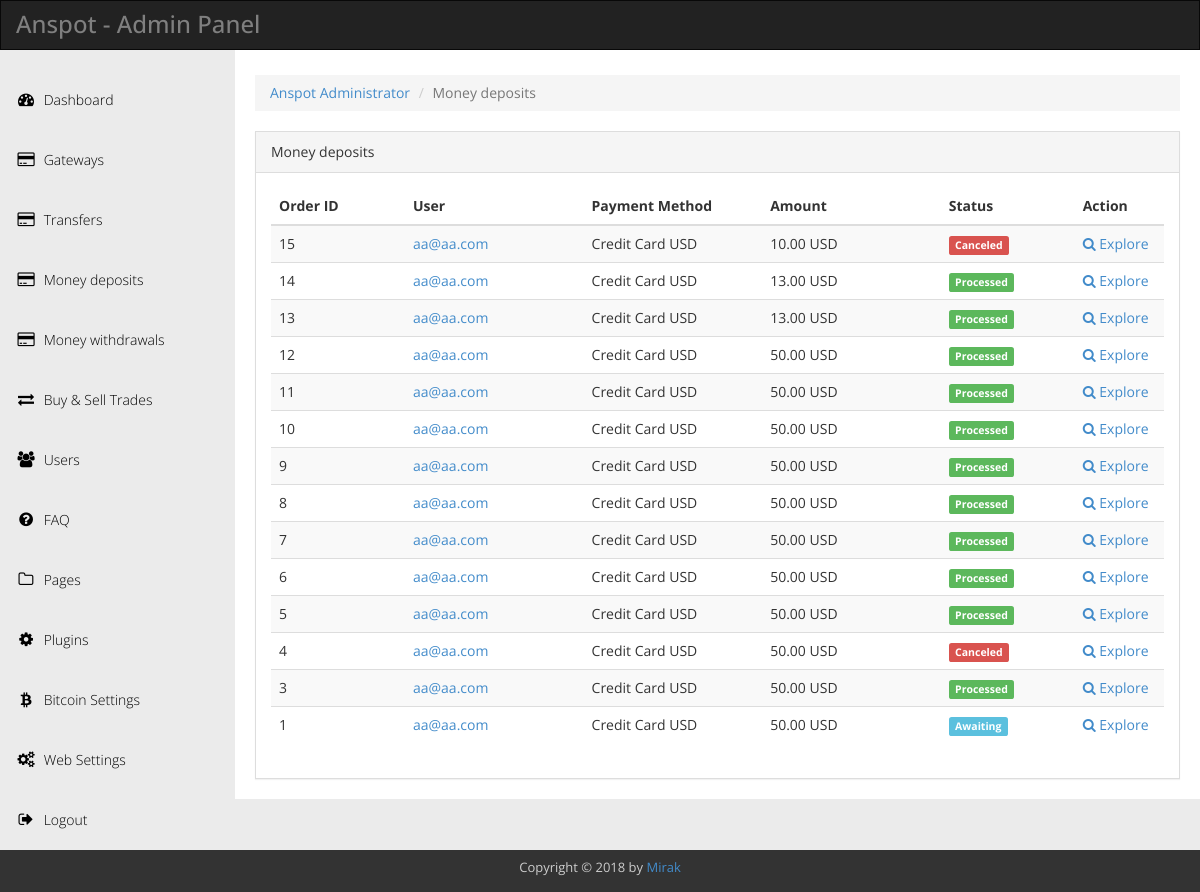
The page /admin/?a=money (signed in) on the database its author committed.
### tables this page shows
CREATE TABLE `btc_settings` (
  `id` int(11) NOT NULL AUTO_INCREMENT,
  `title` varchar(255) DEFAULT NULL,
  `description` varchar(255) DEFAULT NULL,
  `keywords` varchar(255) DEFAULT NULL,
  `name` varchar(255) DEFAULT NULL,
  `infoemail` varchar(255) DEFAULT NULL,
  `supportemail` varchar(255) DEFAULT NULL,
  `url` varchar(255) DEFAULT NULL,
  `withdrawal_comission` varchar(255) DEFAULT NULL,
  `max_addresses_per_account` int(11) DEFAULT NULL,
  `profits` varchar(255) DEFAULT NULL,
  `document_verification` int(11) DEFAULT NULL,
  `email_verification` int(11) DEFAULT NULL,
  `phone_verification` int(11) DEFAULT NULL,
  `recaptcha_verification` int(11) DEFAULT NULL,
  `recaptcha_publickey` varchar(255) DEFAULT NULL,
  `recaptcha_privatekey` varchar(255) DEFAULT NULL,
  `nexmo_api_key` varchar(255) DEFAULT NULL,
  `nexmo_api_secret` varchar(255) DEFAULT NULL,
  `autoupdate_bitcoin_price` int(11) DEFAULT NULL,
  `bitcoin_sell_fee` int(11) DEFAULT NULL,
  `bitcoin_buy_fee` int(11) DEFAULT NULL,
  `bitcoin_fixed_price` varchar(255) DEFAULT NULL,
  `plugin_buy_bitcoins` int(11) DEFAULT NULL,
  `plugin_sell_bitcoins` int(11) DEFAULT NULL,
  `plugin_transfer_bitcoins` int(11) DEFAULT NULL,
  `plugin_request_bitcoins` int(11) DEFAULT NULL,
  `process_time_to_buy` int(11) DEFAULT NULL,
  `process_time_to_sell` int(11) DEFAULT NULL,
  `default_language` varchar(255) DEFAULT NULL,
  `default_currency` varchar(255) DEFAULT NULL,
  `fb_link` text,
  `tw_link` text,
  PRIMARY KEY (`id`)
);

CREATE TABLE `btc_users_money` (
  `id` int(11) NOT NULL AUTO_INCREMENT,
  `uid` int(11) DEFAULT NULL,
  `transaction_type` enum('deposit','sell_btc','buy_btc','withdraw') DEFAULT NULL,
  `status` tinyint(2) NOT NULL DEFAULT '1',
  `amount` decimal(12,2) DEFAULT NULL,
  `gateway_id` int(11) DEFAULT NULL,
  `time` int(11) DEFAULT NULL,
  `u_field_1` varchar(255) DEFAULT NULL,
  `u_field_2` varchar(255) DEFAULT NULL,
  `u_field_3` varchar(255) DEFAULT NULL,
  `u_field_4` varchar(255) DEFAULT NULL,
  `u_field_5` varchar(255) DEFAULT NULL,
  `u_field_6` varchar(255) DEFAULT NULL,
  `u_field_7` varchar(255) DEFAULT NULL,
  `u_field_8` varchar(255) DEFAULT NULL,
  `u_field_9` varchar(255) DEFAULT NULL,
  `u_field_10` varchar(255) DEFAULT NULL,
  `attachment` text,
  PRIMARY KEY (`id`)
);

CREATE TABLE `btc_users` (
  `id` int(11) NOT NULL AUTO_INCREMENT,
  `username` varchar(255) DEFAULT NULL,
  `password` varchar(255) DEFAULT NULL,
  `secret_pin` varchar(255) DEFAULT NULL,
  `email` varchar(255) DEFAULT NULL,
  `email_verified` int(11) DEFAULT NULL,
  `email_hash` text,
  `status` varchar(255) DEFAULT NULL,
  `btc_balance` decimal(14,8) unsigned NOT NULL,
  `ip` varchar(255) DEFAULT NULL,
  `time_signup` int(11) DEFAULT NULL,
  `time_signin` int(11) DEFAULT NULL,
  `time_activity` int(11) DEFAULT NULL,
  `document_verified` int(11) DEFAULT NULL,
  `document_1` text,
  `document_2` text,
  `mobile_verified` int(11) DEFAULT NULL,
  `mobile_number` text,
  PRIMARY KEY (`id`)
);

CREATE TABLE `btc_gateways` (
  `id` int(11) NOT NULL AUTO_INCREMENT,
  `name` varchar(255) DEFAULT NULL,
  `currency` varchar(255) DEFAULT NULL,
  `allow_send` int(11) DEFAULT NULL,
  `allow_receive` int(11) DEFAULT NULL,
  `a_field_1` varchar(255) DEFAULT NULL,
  `a_field_2` varchar(255) DEFAULT NULL,
  `a_field_3` varchar(255) DEFAULT NULL,
  `a_field_4` varchar(255) DEFAULT NULL,
  `a_field_5` varchar(255) DEFAULT NULL,
  `a_field_6` varchar(255) DEFAULT NULL,
  `a_field_7` varchar(255) DEFAULT NULL,
  `a_field_8` varchar(255) DEFAULT NULL,
  `a_field_9` varchar(255) DEFAULT NULL,
  `a_field_10` varchar(255) DEFAULT NULL,
  `status` int(11) DEFAULT NULL,
  PRIMARY KEY (`id`)
);

### includes/functions.php (called while the page is built, shortened)
<?php
function protect($string) {
	$protection = htmlspecialchars(trim($string), ENT_QUOTES);
	return $protection;
}
function idinfo($uid,$value) {
	global $db;
	$query = $db->query("SELECT * FROM btc_users WHERE id='$uid'");
	$row = $query->fetch_assoc();
	return $row[$value];
}
function gatewayinfo($id,$value) {
	global $db;
	$query = $db->query("SELECT * FROM btc_gateways WHERE id='$id'");
	$row = $query->fetch_assoc();
	return $row[$value];
}
?>

### admin/sources/admin/money.php (the view, shortened to what this page needs)
<?php
$id = protect($_GET['id']);
$b = protect($_GET['b']);
if($b == "explore") {
    $query = $db->query("SELECT * FROM btc_users_money WHERE id='$id'");
    if($query->num_rows==0) { header("Location; ./?a=money"); }
    $row = $query->fetch_assoc();
    $gateway = gatewayinfo($row['gateway_id'],"name");
    $currency = gatewayinfo($row['gateway_id'],"currency");
    $payment_method = $gateway.' '.$currency;
    ?>
    <ol class="breadcrumb">
        <li><a href="./"><?php echo $settings['name']; ?> Administrator</a></li>
        <li><a href="./?a=money">Money deposits</a></li>
        <li class="active">Explore</li>
    </ol>
    <div class="panel panel-default">
        <div class="panel-heading">
            Explore
        </div>
        <div class="panel-body">
        <?php
            if(isset($_POST['btn_do_trancastion_confirm'])) {
                $to_address = idinfo($row['uid'],"email");
                echo success("You successfully deposit <b>$row[amount] USD</b> to account <b>$to_address</b>.");
                $update = $db->query("UPDATE btc_users_money SET status='1' WHERE id='$row[id]'");
                $query = $db->query("SELECT * FROM btc_users_money WHERE id='$id'");
                $row = $query->fetch_assoc();
            }
            if(isset($_POST['btn_do_trancastion'])) {
        ?>
                <form action="" method="POST">
                <div class="alert alert-info">
                    <h3><small>Are you sure you want confirm that <b><?php echo $row['amount']; ?> USD</b> will be deposited to user <?php echo idinfo($row['uid'],"email"); ?></b>?</small></h3>
                    <button type="submit" class="btn btn-success" name="btn_do_trancastion_confirm"><i class="fa fa-check"></i> Yes</button>
                    <a href="" class="btn btn-danger"><i class="fa fa-times"></i> No</a>
                </div>
                </form>
        <?php
            }
            if(isset($_POST['btn_cancel_transaction'])) {
                $status = protect($_POST['status']);
                $update = $db->query("UPDATE btc_users_money SET status='2' WHERE id='$row[id]'");
                $query = $db->query("SELECT * FROM btc_users_money WHERE id='$id'");
                $row = $query->fetch_assoc();
                echo success("deposit transaction request was canceled.");
            }
            ?>
            <div class="row">
                <?php if($row['status'] == "0") { ?>
                <div class="col-md-12">
                    <div class="pull-right">
                        <form action="" method="POST">
                            <button type="submit" class="btn btn-success" name="btn_do_trancastion"><i class="fa fa-check"></i> Confirm deposit</button>
                            <button type="submit" class="btn btn-danger" name="btn_cancel_transaction"><i class="fa fa-times"></i> Cancel transaction</button>
                        </form>
                    </div>
                </div>
                <?php } ?>
                <div class="col-md-6">
                    <table class="table table-striped">
                        <thead>
                            <tr>
                                <td><h3><small>Trade info</small></h3></td>
                            </tr>
                        </thead>
                        <tbody>
                            <tr>
                                <td><b>Order ID:</b> <span class="pull-right"><?php echo $row['id']; ?></span></td>
                            </tr>
                            <tr>
                                <td><b>Trade type:</b> <span class="pull-right">User deposits money</span></td>
                            </tr>
                            <tr>
                                <td><b>Payment method</b> <span class="pull-right"><?php echo $payment_method; ?></span></td>
                            </tr>
                            <tr>
                                <td><b>Amount in <?php echo $payment_method; ?></b> <span class="pull-right"><?php echo $row['amount']; ?> <?php echo $currency; ?></span></td>
                            </tr>
                            <tr>
                                <td><b>Status</b> <span class="pull-right">
                                <?php
                                if($row['status'] == "0") {
                                    $status = '<span class="label label-info">Awaiting</span>';
                                } elseif($row['status'] == "1") {
                                    $status = '<span class="label label-success">Processed</span>';
                                } elseif($row['status'] == "2") {
                                    $status = '<span class="label label-danger">Canceled</span>';
                                } else { $status = '<span class="label label-defualt">Unknown</span>'; }
                                echo $status;
                                ?>
                                </span></td>
                        </tbody>
                    </table>
                </div>
                <div class="col-md-6">
                    <table class="table table-striped">
                        <thead>
                            <tr>
                                <td><h3><small>User info</small></h3></td>
                            </tr>
                        </thead>
                        <tbody>
                            <tr>
                                <td><b>User</b> <span class="pull-right"><a href="./?a=users&b=edit&id=<?php echo $row['uid']; ?>"><?php echo idinfo($row['uid'],"email"); ?></a></span></td>
                            </tr>
                            <tr>
                                <td><b>User wallet address:</b> <span class="pull-right"><?php echo addrinfo($row['from_address'],"address"); ?></span></td>
                            </tr>
                            <tr>
                                <td><b>Document for payment:</b><br/>
                                <a href="<?php echo $settings['url'].$row['attachment']; ?>" target="_blank">
                                <img src="<?php echo $settings['url'].$row['attachment']; ?>" class="img-responsive">
                                <small>Click to preview full size.</small>
                                </a></td>
                            </tr>
                        </tbody>
                    </table>
                </div>
            </div>
        </div>
    </div>
    <?php
} else {
?>
<ol class="breadcrumb">
    <li><a href="./"><?php echo $settings['name']; ?> Administrator</a></li>
    <li class="active">Money deposits</li>
</ol>
<div class="panel panel-default">
    <div class="panel-heading">
        Money deposits
    </div>
    <div class="panel-body">
        <table class="table table-striped">
            <thead>
                <tr>
                    <th>Order ID</th>
                    <th width="20%">User</th>
                    <th width="20%">Payment Method</th>
                    <th width="20%">Amount</th>
                    <th width="15%">Status</th>
                    <th width="10%">Action</th>
                </tr>
            </thead>
            <tbody>
<?php
    $page = (int) (!isset($_GET["page"]) ? 1 : $_GET["page"]);
    $limit = 20;
    $startpoint = ($page * $limit) - $limit;
    $statement = "btc_users_money";
    $query = $db->query("SELECT * FROM {$statement} WHERE transaction_type = 'deposit' ORDER BY id DESC LIMIT {$startpoint} , {$limit}");
    if($query->num_rows>0) {
        while($row = $query->fetch_assoc()) {
            if($row['status'] == "0") {
                $status = '<span class="label label-info">Awaiting</span>';
            } elseif($row['status'] == "1") {
                $status = '<span class="label label-success">Processed</span>';
            } elseif($row['status'] == "2") {
                $status = '<span class="label label-danger">Canceled</span>';
            } else { $status = '<span class="label label-defualt">Unknown</span>'; }
            $payment_method = gatewayinfo($row['gateway_id'],"name");
            $currency = gatewayinfo($row['gateway_id'],"currency");
            $payment_method = $payment_method.' '.$currency;
            ?>
            <tr>
                <td><?php echo $row['id']; ?></td>
                <td><a href="./?a=users&b=edit&id=<?php echo $row['uid']; ?>"><?php echo idinfo($row['uid'],"email"); ?></a></td>
                <td><?php echo $payment_method; ?></td>
                <td><?php echo $row[amount].' '.$currency; ?></td>
                <td><?php echo $status; ?></td>
                <td>
                    <a href="./?a=money&b=explore&id=<?php echo $row['id']; ?>" title="Explore"><i class="fa fa-search"></i> Explore</a>
                </td>
            </tr>
            <?php
        }
    } else {
        echo '<tr><td colspan="6">Still no have trade requests yet.</td></tr>';
    }
?>
            </tbody>
        </table>
    </div>
</div>
<?php
}
?>

### admin/sources/admin/header.php (shortened to what this page needs)
<!DOCTYPE html>
<head>
  <link rel="stylesheet" href="assets/css/templatemo_main.css">
</head>
<body>
  <div class="navbar navbar-inverse" role="navigation">
      <div class="navbar-header">
        <div class="logo"><h1><?php echo $settings['name']; ?> - Admin Panel</h1></div>
      </div>
    </div>
    <div class="template-page-wrapper">
      <div class="navbar-collapse collapse templatemo-sidebar">
        <ul class="templatemo-sidebar-menu">
          <li><a href="./"><i class="fa fa-dashboard"></i> Dashboard</a></li>
		  <li><a href="./?a=gateways"><i class="fa fa-credit-card"></i> Gateways</a></li>
		  <li><a href="./?a=transfers"><i class="fa fa-credit-card"></i> Transfers</a></li>
      <li><a href="./?a=money"><i class="fa fa-credit-card"></i> Money deposits</a></li>
      <li><a href="./?a=money_withdrawals"><i class="fa fa-credit-card"></i> Money withdrawals</a></li>
		  <li><a href="./?a=trades"><i class="fa fa-exchange"></i> Buy & Sell Trades</a></li>
		  <li><a href="./?a=users"><i class="fa fa-users"></i> Users</a></li>
		  <li><a href="./?a=faq"><i class="fa fa-question-circle"></i> FAQ</a></li>
		  <li><a href="./?a=pages"><i class="fa fa-folder-o"></i> Pages</a></li>
		  <li><a href="./?a=plugins"><i class="fa fa-cog"></i> Plugins</a></li>
		  <li><a href="./?a=bitcoin_settings"><i class="fa fa-bitcoin"></i> Bitcoin Settings</a></li>
		  <li><a href="./?a=settings"><i class="fa fa-cogs"></i> Web Settings</a></li>
          <li><a href="./?a=logout"><i class="fa fa-sign-out"></i> Logout</a></li>
        </ul>
      </div>
      <div class="templatemo-content-wrapper">
        <div class="templatemo-content">

### admin/assets/css/templatemo_main.css (style rules this page uses)
* { font-family: 'Open Sans', sans-serif; }
body { background-color: rgb(235,235,235); }
h1 { font-size: 24px; }
.logo { display: inline-block; }
.logo h1 { font-size: 24px; margin: 10px 15px; }
.templatemo-content-wrapper { float: left; width: 100%; }
.templatemo-content { margin-left: 235px; margin-top: 0px; min-height: 600px; padding: 25px 20px 0 20px; background-color: white; overflow-x: hidden; }
.navbar { margin-bottom: 0; border-radius: 0; }
.navbar-header { color: rgb(127,127,127); }
.templatemo-sidebar { padding: 0; margin-top: 20px; }
.templatemo-sidebar .templatemo-sidebar-menu { list-style: none; margin: 0; padding: 0; }
.templatemo-sidebar .templatemo-sidebar-menu > li { display: block; margin: 0; padding: 0; border: 0px; }
.templatemo-sidebar .templatemo-sidebar-menu > li > a { display: block; position: relative; margin: 0; border: 0px; padding: 20px 15px; text-decoration: none; font-size: 14px; font-weight: 300; }
.templatemo-sidebar-menu a { color: black; }
.templatemo-sidebar .templatemo-sidebar-menu > li > a > i { font-size: 16px; top: 2px; margin-top: 1px; margin-left: 1px; margin-right: 4px; display: inline-block; width: 1.25em; text-align: center; }
.nav-pills>li>a, .nav-tabs>li>a, .alert, .progress, .panel, .btn, .panel-group .panel, .form-control, .modal-content, .breadcrumb { border-radius: 0; }
.list-group-item:first-child, .panel-heading { border-top-left-radius: 0; border-top-right-radius: 0; }
@media screen and (min-width: 992px) { .templatemo-sidebar { width: 235px; float: left; position: relative; margin-right: -100%; } }

### rows shown on the page
btc_settings: name "Anspot"
btc_users_money: id "15", uid.email "aa@aa.com", gateway.currency "Credit Card USD", amount "10.00", gateway.currency "USD", status "Canceled"
btc_users_money: id "14", uid.email "aa@aa.com", gateway.currency "Credit Card USD", amount "13.00", gateway.currency "USD", status "Processed"
btc_users_money: id "13", uid.email "aa@aa.com", gateway.currency "Credit Card USD", amount "13.00", gateway.currency "USD", status "Processed"
btc_users_money: id "12", uid.email "aa@aa.com", gateway.currency "Credit Card USD", amount "50.00", gateway.currency "USD", status "Processed"
btc_users_money: id "11", uid.email "aa@aa.com", gateway.currency "Credit Card USD", amount "50.00", gateway.currency "USD", status "Processed"
btc_users_money: id "10", uid.email "aa@aa.com", gateway.currency "Credit Card USD", amount "50.00", gateway.currency "USD", status "Processed"
btc_users_money: id "9", uid.email "aa@aa.com", gateway.currency "Credit Card USD", amount "50.00", gateway.currency "USD", status "Processed"
btc_users_money: id "8", uid.email "aa@aa.com", gateway.currency "Credit Card USD", amount "50.00", gateway.currency "USD", status "Processed"
btc_users_money: id "7", uid.email "aa@aa.com", gateway.currency "Credit Card USD", amount "50.00", gateway.currency "USD", status "Processed"
btc_users_money: id "6", uid.email "aa@aa.com", gateway.currency "Credit Card USD", amount "50.00", gateway.currency "USD", status "Processed"
btc_users_money: id "5", uid.email "aa@aa.com", gateway.currency "Credit Card USD", amount "50.00", gateway.currency "USD", status "Processed"
btc_users_money: id "4", uid.email "aa@aa.com", gateway.currency "Credit Card USD", amount "50.00", gateway.currency "USD", status "Canceled"
btc_users_money: id "3", uid.email "aa@aa.com", gateway.currency "Credit Card USD", amount "50.00", gateway.currency "USD", status "Processed"
btc_users_money: id "1", uid.email "aa@aa.com", gateway.currency "Credit Card USD", amount "50.00", gateway.currency "USD", status "Awaiting"
